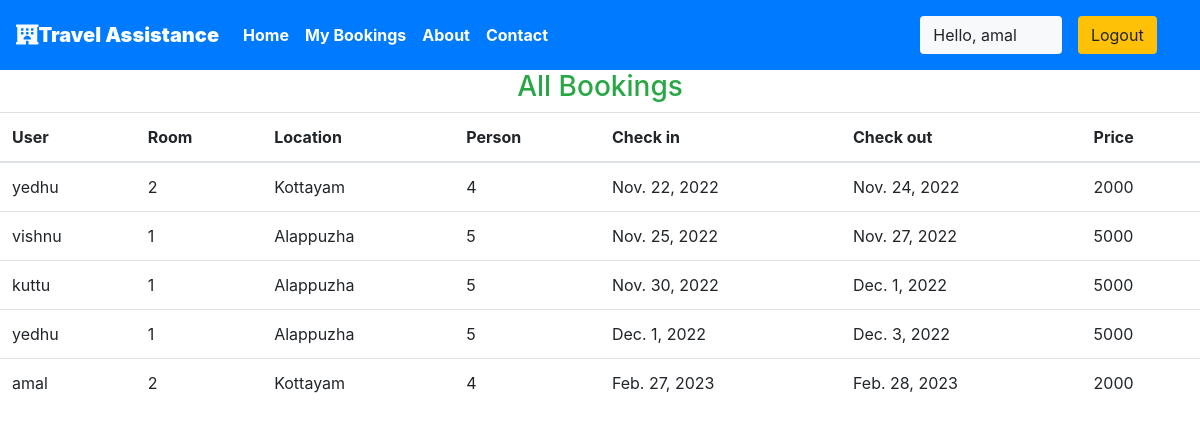
The page /staff/allbookings (signed in) on the database as committed earlier.
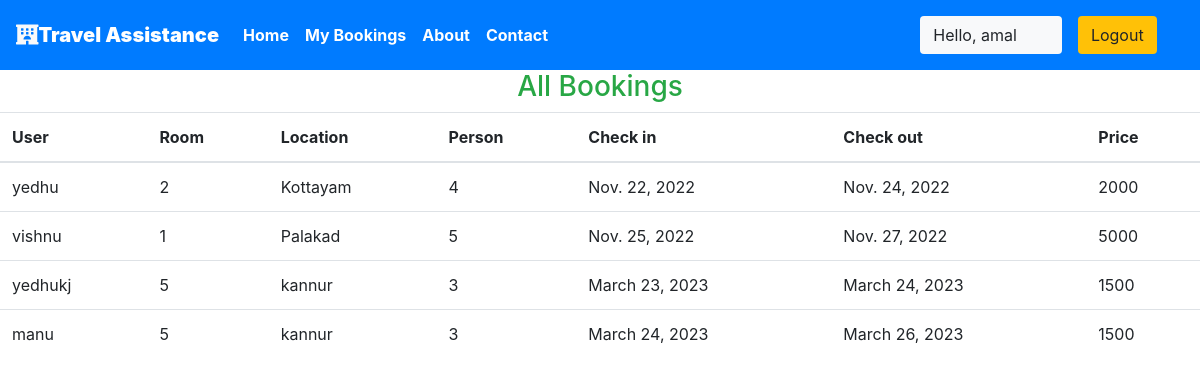
The same page on the database as committed later.
### krishna/models.py (models this page shows, shortened)
class Reservation(models.Model):
    check_in = models.DateField(auto_now =False)
    check_out = models.DateField()
    room = models.ForeignKey(Rooms, on_delete = models.CASCADE)
    guest = models.ForeignKey(User, on_delete= models.CASCADE)
    booking_id = models.CharField(max_length=100,default="null")

class Rooms(models.Model):
    ROOM_STATUS = (
    ("1", "available"),
    ("2", "not available"),
    )
    ROOM_TYPE = (
    ("1", "premium"),
    ("2", "deluxe"),
    ("3","basic"),
    )
    room_type = models.CharField(max_length=50,choices = ROOM_TYPE)
    capacity = models.IntegerField()
    price = models.IntegerField()
    size = models.IntegerField()
    hotel = models.ForeignKey(Hotels, on_delete = models.CASCADE)
    status = models.CharField(choices =ROOM_STATUS,max_length = 15)
    roomnumber = models.IntegerField()

class Hotels(models.Model):
    name = models.CharField(max_length=30)
    owner = models.CharField(max_length=20)
    location = models.CharField(max_length=50)
    state = models.CharField(max_length=50,default="Kerala")
    country = models.CharField(max_length=50,default="India")

### krishna/views.py (the view)
# urls.py: path('staff/allbookings', views.all_bookings,name="allbookigs"),
@login_required(login_url='/staff')
def all_bookings(request):
    bookings = Reservation.objects.all()
    if not bookings:
        messages.warning(request,"No Bookings Found")
    return HttpResponse(render(request,'staff/allbookings.html',{'bookings':bookings}))

### templates/staff/allbookings.html (shortened to what this page needs)
{% extends 'basic.html' %}
{% block body %}
<h3 class="text-center  text-success">All Bookings </h3>
<table class="table">
    <thead>
        <th>User</th>
        <th>Room</th>
        <th>Location</th>
        <th>Person</th>
        <th>Check in</th>
        <th>Check out</th>
        <th>Price</th>
    </thead>
    {% for each_booking in bookings %}
    <tr>
        <td>{{each_booking.guest.username}}</td>
        <td>{{each_booking.room.roomnumber}}</td>
        <td>{{each_booking.room.hotel.location}}</td>
        <td>{{each_booking.room.capacity}}</td>
        <td>{{each_booking.check_in}}</td>
        <td>{{each_booking.check_out}}</td>
        <td>{{each_booking.room.price}}</td>
    </tr>
    {% endfor %}
</table>
{% endblock body %}

### templates/basic.html (shortened to what this page needs)
{% load static %}
<!DOCTYPE html>
<!DOCTYPE html>
<html lang="en">
<head>
    <link rel="stylesheet" href="https://use.fontawesome.com/releases/v5.7.0/css/all.css">
    <link rel="stylesheet" href="{% static 'bootstrap\bootstrap.css' %}">
    <link rel="stylesheet" href="https://maxcdn.bootstrapcdn.com/bootstrap/4.5.0/css/bootstrap.min.css" >
</head>
<body style="dbackground-image: url('https://source.unsplash.com/random');height: 100%;">
    <div class="container-fluid px-0">
        <nav class="navbar navbar-expand-lg navbar-dark bg-primary font-weight-bold">
            <a class="navbar-brand text-bold bg-primary" href="/"><i class="fas fa-hotel text-light"></i><b>Travel Assistance</b></a>
            <div class="collapse navbar-collapse " id="navbarSupportedContent">
                <ul class="navbar-nav mr-auto ">
                    <li class="nav-item active">
                        <a class="nav-link text-bold " href="/home"> Home</a>
                    </li>
                    {% if user.is_staff %}
                    <li class="nav-item active">
                        <a class="nav-link text-bold" href="/staff/panel">Dashboard </a>
                    </li>
                    {% elif user.is_staff == False and user.is_authenticated %}
                    <li class="nav-item active">
                            <a class="nav-link text-bold" href="/user/bookings">My Bookings </a>
                        </li>
                    {% endif %}
                    <li class="nav-item active">
                        <a class="nav-link text-bold" href="/about">About</a>
                    </li>
                    <li class="nav-item active">
                        <a class="nav-link text-bold" href="/contact">Contact </a>
                    </li>
                </ul>
                {% if user.is_authenticated %}
                      <button class="btn btn-group bg-light" data-toggle="modal" data-target="#forlogin">
                       Hello, {{request.user}}
                       <a href="/logout" class="nav-link">
                    <button class="btn btn-group bg-warning" data-toggle="modal" data-target="#forlogin">
                        Logout
                    </button></a>&nbsp; &nbsp;
                    </button>
                {% endif %}
            </div>
        </nav>
    </div>
    {% block body %}
    {% endblock body %}
</body>
</html>

### templates/basic.html (style rules this page uses)
a { text-decoration: none; }

Rows that differ between the two databases and show on the page:
removed Reservation: guest.username "kuttu", room.roomnumber "1", room.hotel.location "Alappuzha", room.capacity "5", check_in "Nov. 30, 2022", check_out "Dec. 1, 2022", room.price "5000"
removed Reservation: guest.username "yedhu", room.roomnumber "1", room.hotel.location "Alappuzha", room.capacity "5", check_in "Dec. 1, 2022", check_out "Dec. 3, 2022", room.price "5000"
removed Reservation: guest.username "amal", room.roomnumber "2", room.hotel.location "Kottayam", room.capacity "4", check_in "Feb. 27, 2023", check_out "Feb. 28, 2023", room.price "2000"
changed through a linked row, Reservation "vishnu": room.hotel.location "Alappuzha" → "Palakad"
added Reservation: guest.username "yedhukj", room.roomnumber "5", room.hotel.location "kannur", room.capacity "3", check_in "March 23, 2023", check_out "March 24, 2023", room.price "1500"
added Reservation: guest.username "manu", room.roomnumber "5", room.hotel.location "kannur", room.capacity "3", check_in "March 24, 2023", check_out "March 26, 2023", room.price "1500"
